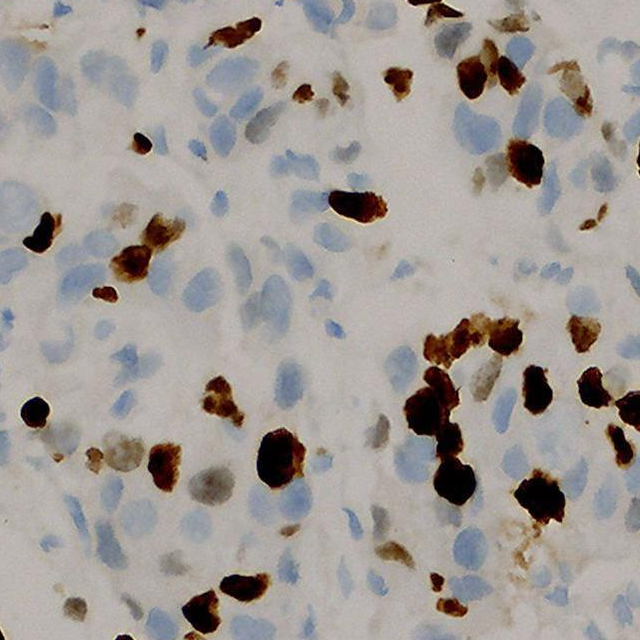
#> input picture data/BCData/images/train/101.png, 640 x 640 px
$ python -i preprocessing_pipeline.py   (imports and definitions only)   (older library calls are emulated)
#> lines starting #> are read from the running program, lines starting #| are printed output that depends on the picture; after the words box and inside, x2 and y2 are one past the last pixel; in counts of white or black regions, pixels touching at a corner belong together
"""
Ki-67 Breast Cancer Dataset Preprocessing Pipeline
===================================================
Comprehensive preprocessing system for whole slide images (WSI) to prepare
training data for U-Net with EfficientNet-B3 encoder.

Key Features:
- WSI format validation (.svs, .tiff, .ndpi, .jpeg, .png)
- Automated tissue detection using Otsu thresholding
- Macenko stain normalization
- Systematic patch extraction (256×256 with 50% overlap)
- Quality filtering (background/artifact removal)
- Feature extraction (statistical, texture, morphological)
- Heatmap generation with 2D Gaussian kernels
- Automated dataset splitting (train/val/test)
"""

import os
import numpy as np
import cv2
from PIL import Image
import h5py
from pathlib import Path
from typing import Tuple, List, Dict, Optional
from dataclasses import dataclass
import json
from datetime import datetime
from tqdm import tqdm
import warnings
# [1 line not run here, left out]

# Try to import openslide for WSI support
try:
    import openslide
    WSI_SUPPORT = True
except ImportError:
    print("⚠️  OpenSlide not installed. WSI formats (.svs, .ndpi) will not be supported.")
    print("   Install with: pip install openslide-python")
    WSI_SUPPORT = False


@dataclass
class PreprocessingConfig:
    """Configuration for preprocessing pipeline"""
    # Patch extraction
    patch_size: int = 256
    patch_overlap: float = 0.5  # 50% overlap

    # Quality thresholds
    min_tissue_percentage: float = 0.3  # 30% minimum tissue in patch
    blur_threshold: float = 100.0  # Laplacian variance threshold

    # Stain normalization
    enable_stain_norm: bool = True
    target_concentrations: np.ndarray = None  # Macenko reference

    # Gaussian kernel for heatmap
    gaussian_sigma: float = 3.0
    kernel_size: int = 25  # Must be odd

    # Output format
    output_patch_size: int = 640  # Final size after preprocessing
    save_visualization: bool = True


class MacenkoStainNormalizer:
    """
    Macenko stain normalization to standardize H&E staining variations
    Reference: Macenko et al., 2009, IEEE ISBI
    """

    # [66 lines left out: functions __init__, fit, transform, _get_stain_matrix, not called in this run]


class TissueDetector:
    """Automated tissue detection using Otsu thresholding"""

    @staticmethod
    def detect_tissue_mask(image: np.ndarray, blur_kernel: int = 5) -> np.ndarray:
        """
        Detect tissue regions in image

        Args:
            image: RGB image
            blur_kernel: Gaussian blur kernel size

        Returns:
            Binary mask where 1 = tissue, 0 = background
        """
#> called with blur_kernel = 5
        # Convert to grayscale
        gray = cv2.cvtColor(image, cv2.COLOR_RGB2GRAY)
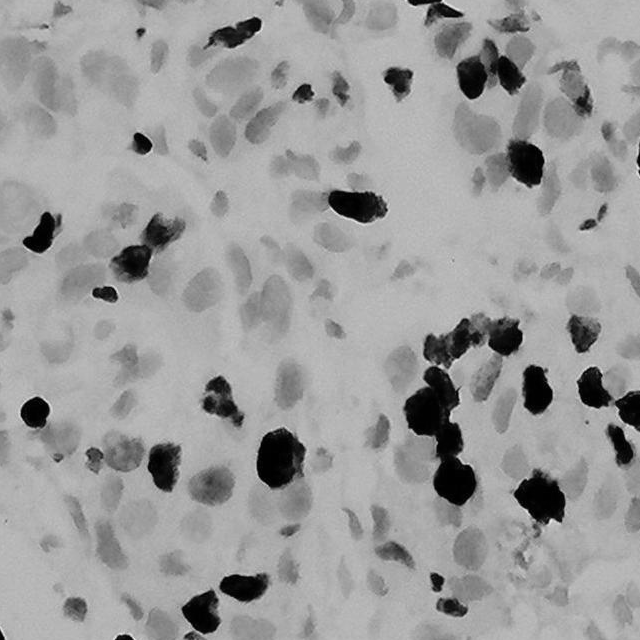
#> gray: shape (640, 640); min 0, max 242, mean 155.2

        # Apply Gaussian blur
        blurred = cv2.GaussianBlur(gray, (blur_kernel, blur_kernel), 0)

        # Otsu thresholding
        _, tissue_mask = cv2.threshold(blurred, 0, 255,
                                       cv2.THRESH_BINARY_INV + cv2.THRESH_OTSU)
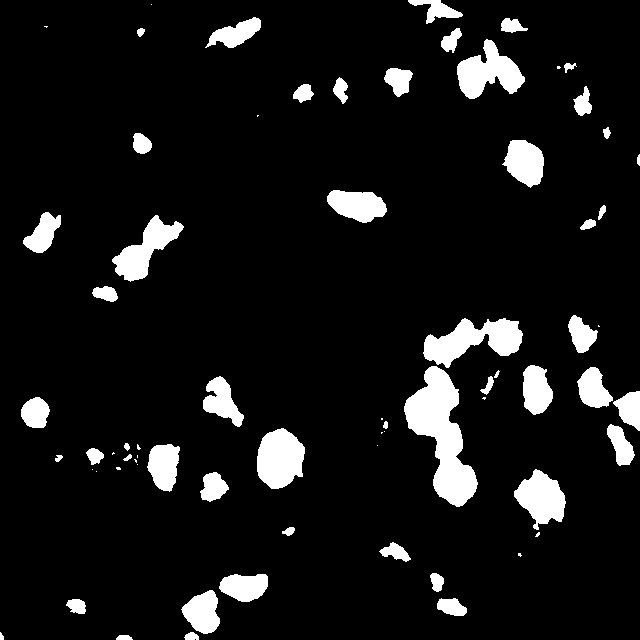
#> tissue_mask: shape (640, 640); 8.7% white; 71 white regions (20 under 20 px), largest, box (x1, y1, x2, y2) and area: (404, 366, 478, 507) 4882, (423, 318, 523, 368) 2647, (257, 428, 305, 489) 2216

        # Morphological operations to clean up mask
        kernel = np.ones((5, 5), np.uint8)
        tissue_mask = cv2.morphologyEx(tissue_mask, cv2.MORPH_CLOSE, kernel, iterations=2)
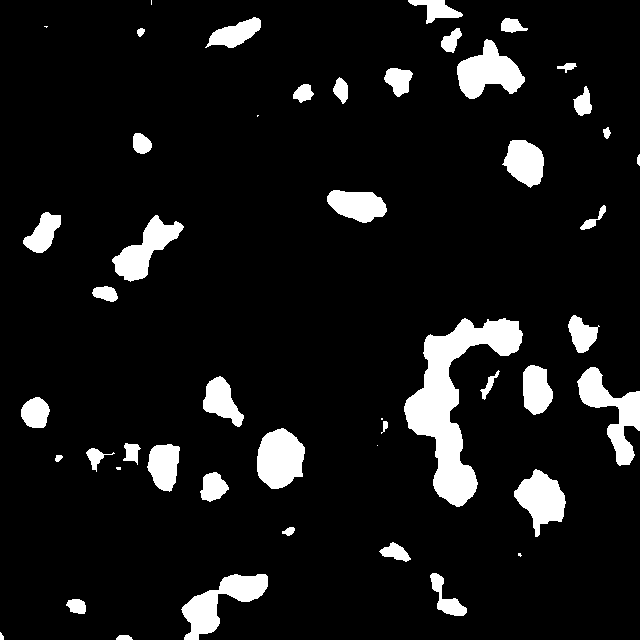
#> tissue_mask: shape (640, 640); 9% white; 49 white regions (7 under 20 px), largest, box (x1, y1, x2, y2) and area: (404, 318, 523, 507) 7791, (577, 367, 640, 466) 2406, (181, 574, 268, 640) 2370
        tissue_mask = cv2.morphologyEx(tissue_mask, cv2.MORPH_OPEN, kernel, iterations=2)
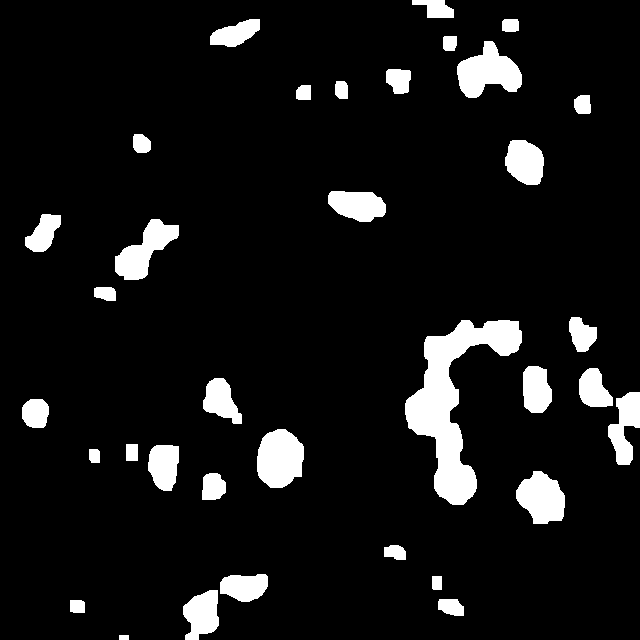
#> tissue_mask: shape (640, 640); 8.4% white; 35 white regions, largest, box (x1, y1, x2, y2) and area: (405, 320, 522, 505) 7724, (457, 41, 522, 98) 2230, (257, 429, 304, 488) 2200

        return tissue_mask


class QualityFilter:
    """Filter patches based on quality metrics"""

    # [26 lines left out: functions calculate_blur_score, calculate_tissue_percentage, is_valid_patch, not called in this run]


class FeatureExtractor:
    """Extract statistical, texture, and morphological features"""

    # [57 lines left out: functions extract_statistical_features, extract_glcm_features, extract_morphological_features, not called in this run]


class HeatmapGenerator:
    """Generate Gaussian heatmaps from point annotations"""

    # [60 lines left out: functions __init__, _create_gaussian_kernel, generate_heatmap, not called in this run]


class WSIPreprocessor:
    """Main preprocessing pipeline for WSI to training dataset"""

    # [285 lines left out: functions __init__, fit_stain_normalizer, load_image, extract_patches, load_annotations, process_image and 1 more, not called in this run]


# =============================================================================
# EXAMPLE USAGE
# =============================================================================

# [78 lines not run here, left out]

>>> import cv2
>>> picture = cv2.cvtColor(cv2.imread('../data/BCData/images/train/101.png'), cv2.COLOR_BGR2RGB)
>>> result = TissueDetector().detect_tissue_mask(picture)

$ run again, on data/BCData/images/train/138.png
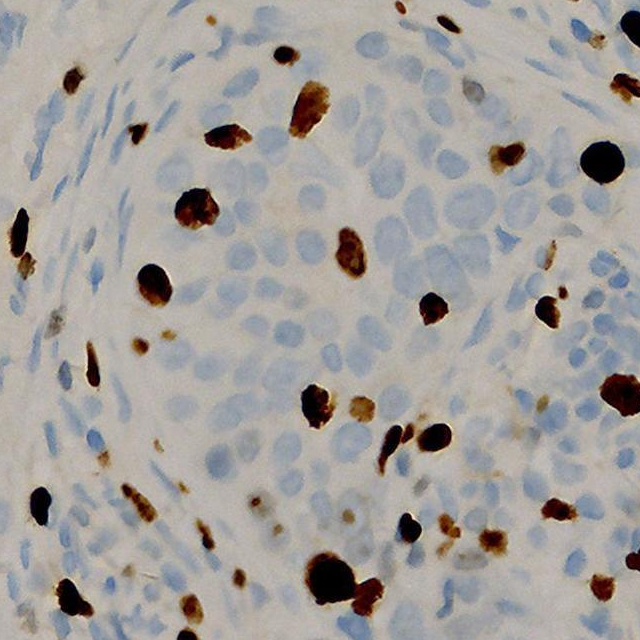
#> input picture data/BCData/images/train/138.png, 640 x 640 px
#> in detect_tissue_mask, `_, tissue_mask = cv2.threshold(blurred, 0, 255, cv2.THRESH_BINARY_INV ..`:
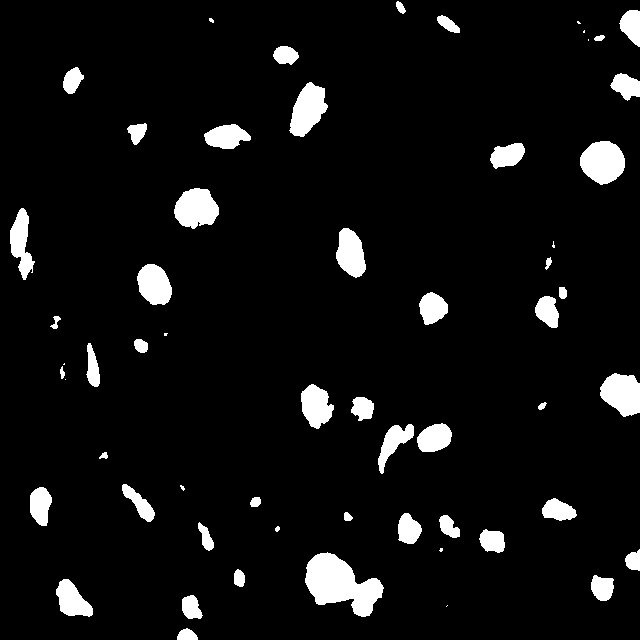
#> tissue_mask: shape (640, 640); 6.4% white; 59 white regions (11 under 20 px), largest, box (x1, y1, x2, y2) and area: (305, 552, 384, 617) 2884, (580, 141, 625, 185) 1478, (174, 188, 219, 229) 1353
#> in detect_tissue_mask, `tissue_mask = cv2.morphologyEx(tissue_mask, cv2.MORPH_OPEN, kernel, it..`:
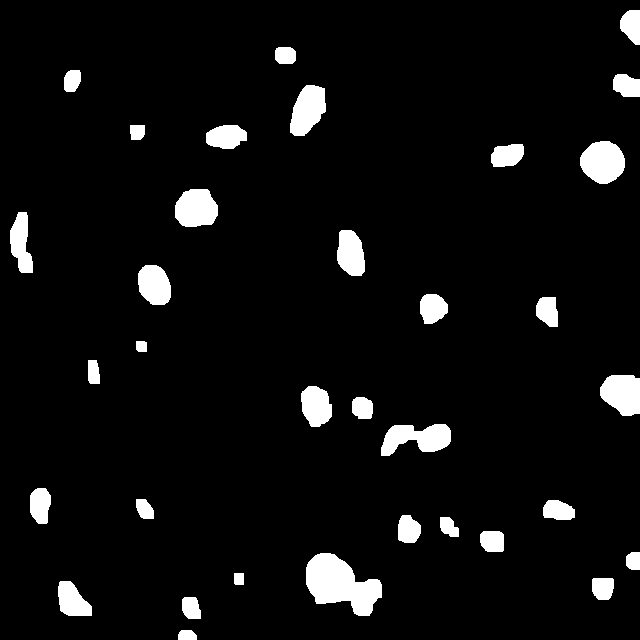
#> tissue_mask: shape (640, 640); 5.8% white; 34 white regions, largest, box (x1, y1, x2, y2) and area: (306, 553, 382, 616) 2882, (580, 141, 625, 184) 1475, (381, 424, 451, 456) 1456

$ run again, on data/BCData/images/train/146.png
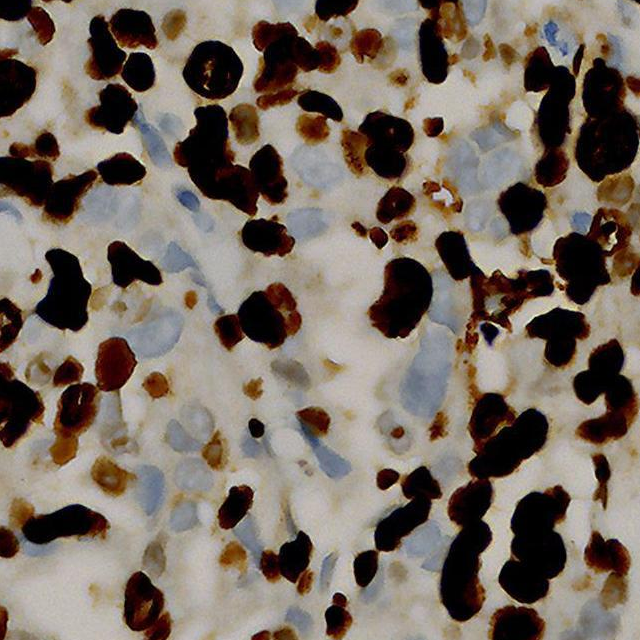
#> input picture data/BCData/images/train/146.png, 640 x 640 px
#> in detect_tissue_mask, `_, tissue_mask = cv2.threshold(blurred, 0, 255, cv2.THRESH_BINARY_INV ..`:
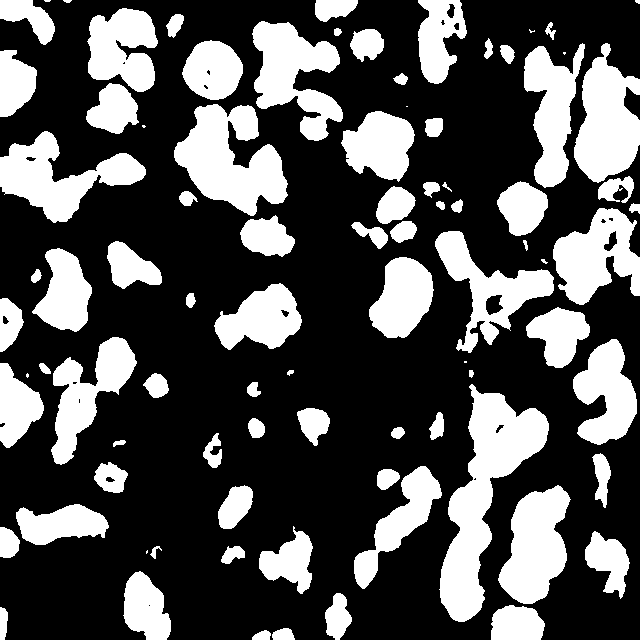
#> tissue_mask: shape (640, 640); 31.8% white; 88 white regions (10 under 20 px), largest, box (x1, y1, x2, y2) and area: (439, 384, 549, 622) 10068, (174, 104, 288, 216) 7331, (574, 43, 640, 183) 5942
#> in detect_tissue_mask, `tissue_mask = cv2.morphologyEx(tissue_mask, cv2.MORPH_OPEN, kernel, it..`:
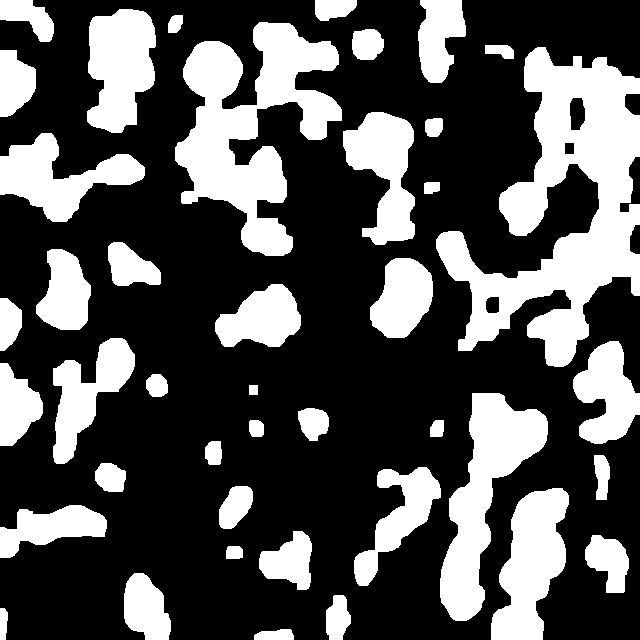
#> tissue_mask: shape (640, 640); 32.5% white; 42 white regions, largest, box (x1, y1, x2, y2) and area: (436, 47, 640, 367) 27802, (175, 22, 342, 256) 18200, (440, 393, 548, 621) 10138

$ run again, on data/BCData/images/train/157.png
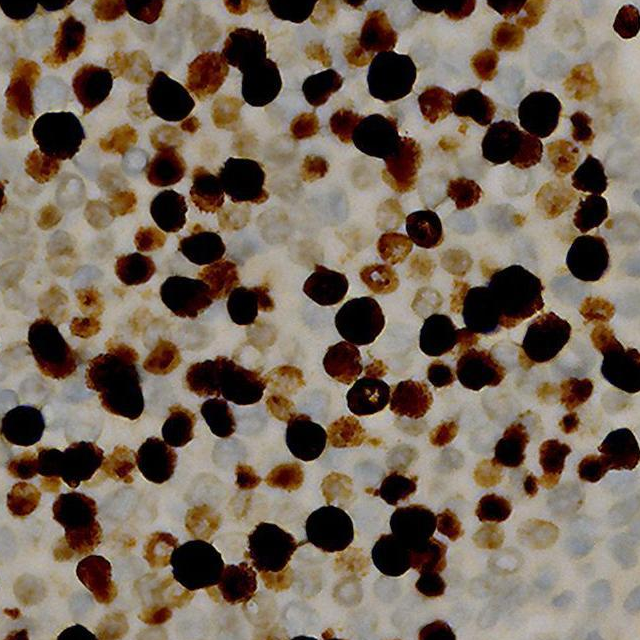
#> input picture data/BCData/images/train/157.png, 640 x 640 px
#> in detect_tissue_mask, `_, tissue_mask = cv2.threshold(blurred, 0, 255, cv2.THRESH_BINARY_INV ..`:
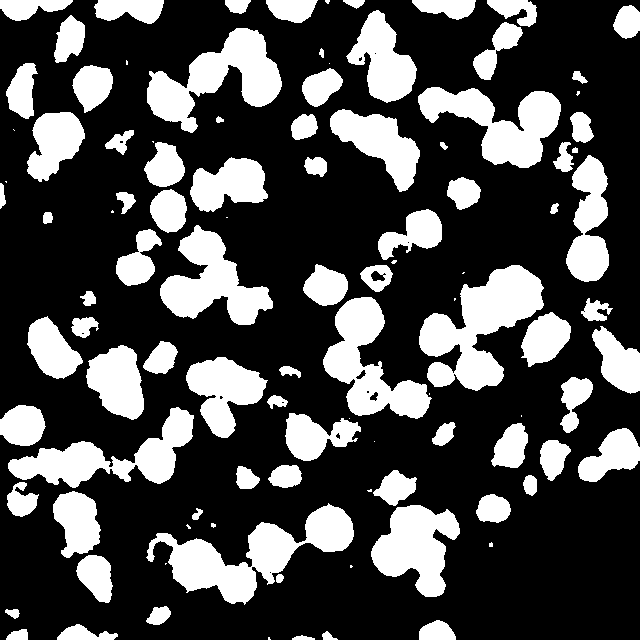
#> tissue_mask: shape (640, 640); 29.2% white; 105 white regions (23 under 20 px), largest, box (x1, y1, x2, y2) and area: (419, 265, 544, 391) 7702, (146, 503, 354, 605) 7519, (147, 28, 282, 133) 6167
#> in detect_tissue_mask, `tissue_mask = cv2.morphologyEx(tissue_mask, cv2.MORPH_OPEN, kernel, it..`:
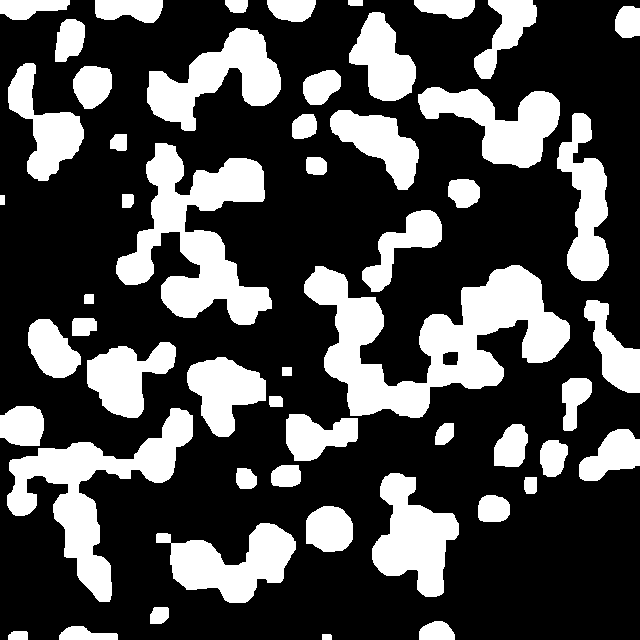
#> tissue_mask: shape (640, 640); 29.8% white; 54 white regions, largest, box (x1, y1, x2, y2) and area: (304, 265, 570, 418) 17420, (116, 143, 272, 325) 12508, (7, 408, 193, 602) 10150
